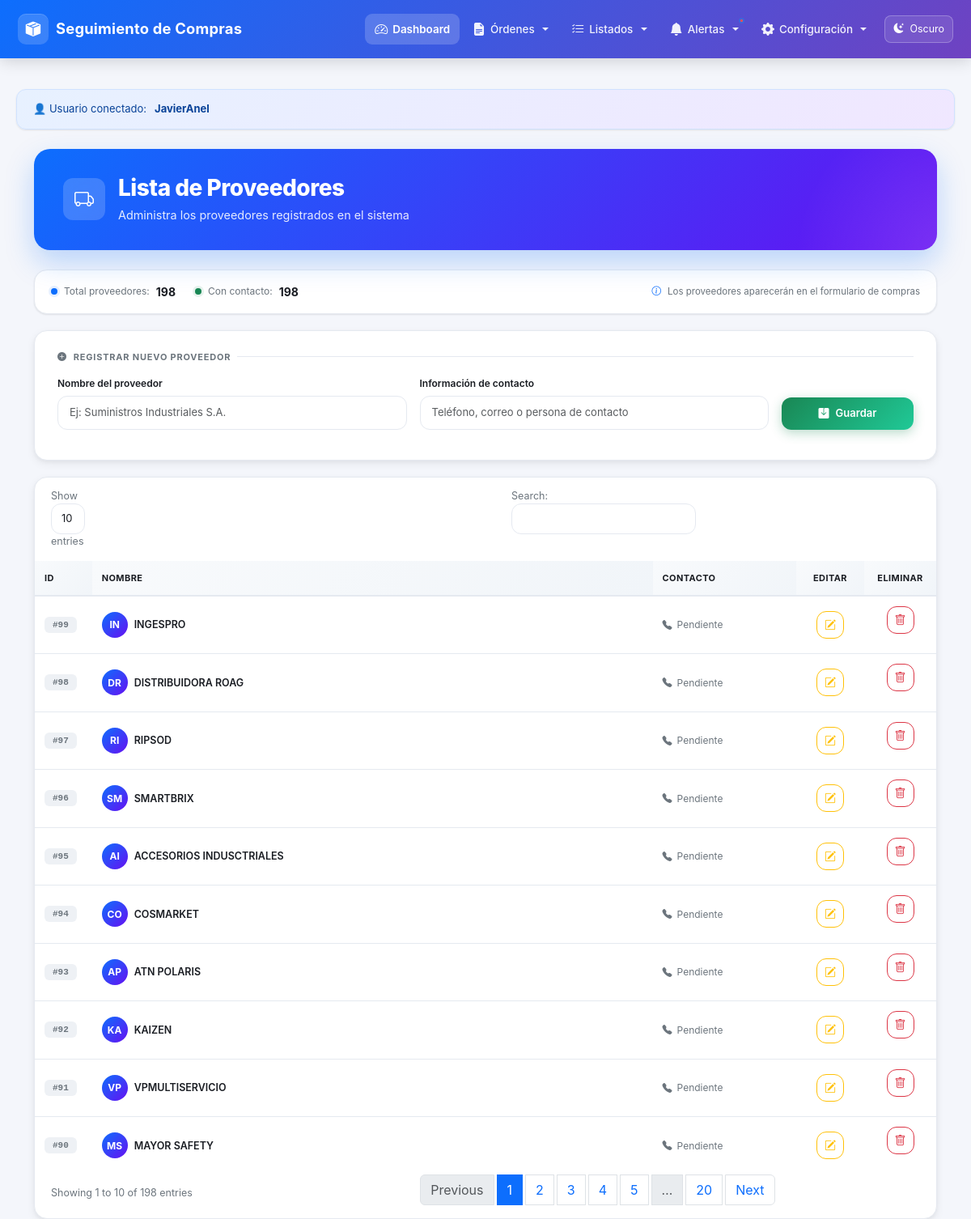
Page /view/proveedores.php (signed in) on the committed database.
### tables this page shows
CREATE TABLE `proveedores` (
  `id` int(11) NOT NULL AUTO_INCREMENT,
  `nombre` varchar(255) NOT NULL,
  `contacto` varchar(255) NOT NULL,
  PRIMARY KEY (`id`)
);

### view/proveedores.php (the view, shortened to what this page needs)
<?php
echo '<div class="user-banner">
    👤 Usuario conectado:
    <strong>' . htmlspecialchars($_SESSION['nombre']) . '</strong>
</div>';
include '../php/conexion.php';
$resultado = $con->query("SELECT * FROM proveedores");
$total_proveedores = 0;
$res_count = $con->query("SELECT COUNT(*) AS total FROM proveedores");
if ($res_count) $total_proveedores = (int)($res_count->fetch_assoc()['total'] ?? 0);
$total_con_contacto = 0;
$res_contacto = $con->query("SELECT COUNT(*) AS total FROM proveedores WHERE contacto IS NOT NULL AND contacto <> ''");
if ($res_contacto) $total_con_contacto = (int)($res_contacto->fetch_assoc()['total'] ?? 0);
?>
<?php include '../includes/navbar.php' ?>
<div class="container main-content mt-4">
    <div class="page-header animate-in">
        <div class="d-flex align-items-center gap-3">
            <div class="header-icon">
                <i class="bi bi-truck"></i>
            </div>
            <div>
                <h2>Lista de Proveedores</h2>
                <p class="subtitle mb-0">
                    Administra los proveedores registrados en el sistema
                </p>
            </div>
        </div>
    </div>
    <div class="action-bar animate-in delay-1">
        <div class="stats">
            <div class="stat-item">
                <span class="stat-dot"></span>
                <span>Total proveedores:</span>
                <strong><?= $total_proveedores ?></strong>
            </div>
            <div class="stat-item">
                <span class="stat-dot green"></span>
                <span>Con contacto:</span>
                <strong><?= $total_con_contacto ?></strong>
            </div>
        </div>
        <div class="stat-item" style="font-size: 11.5px;">
            <i class="bi bi-info-circle text-primary"></i>
            <span>Los proveedores aparecerán en el formulario de compras</span>
        </div>
    </div>
    <div class="form-card animate-in delay-2">
        <div class="form-card-title">
            <i class="bi bi-plus-circle-fill"></i> Registrar nuevo proveedor
        </div>
        <form method="POST">
            <div class="row g-3 align-items-end">
                <div class="col-md-5">
                    <label class="form-label">Nombre del proveedor</label>
                    <input type="text" class="form-control" name="nombre_proveedor"
                           placeholder="Ej: Suministros Industriales S.A." required>
                </div>
                <div class="col-md-5">
                    <label class="form-label">Información de contacto</label>
                    <input type="text" class="form-control" name="contacto"
                           placeholder="Teléfono, correo o persona de contacto" required>
                </div>
                <div class="col-md-2">
                    <button type="submit" class="btn-save">
                        <i class="bi bi-save-fill"></i>
                        Guardar
                    </button>
                </div>
            </div>
        </form>
    </div>
    <div class="table-wrapper animate-in delay-3">
        <div class="table-responsive">
            <table class="table table-modern table-hover align-middle" id="tablaProveedores">
                <thead>
                    <tr>
                        <th style="width: 80px;">ID</th>
                        <th>Nombre</th>
                        <th>Contacto</th>
                        <th class="text-center" style="width: 100px;">Editar</th>
                        <th class="text-center" style="width: 100px;">Eliminar</th>
                    </tr>
                </thead>
                <tbody>
                    <?php if ($resultado && $resultado->num_rows > 0): ?>
                        <?php while ($fila = $resultado->fetch_assoc()): ?>
                            <?php
                            $partes = preg_split('/\s+/', trim($fila['nombre']));
                            $iniciales = '';
                            if (count($partes) >= 2) {
                                $iniciales = mb_substr($partes[0], 0, 1) . mb_substr($partes[1], 0, 1);
                            } elseif (count($partes) === 1 && strlen($partes[0]) > 0) {
                                $iniciales = mb_substr($partes[0], 0, 2);
                            }
                            $iniciales = mb_strtoupper($iniciales);
                            ?>
                            <tr>
                                <td>
                                    <span class="badge-id">#<?= htmlspecialchars($fila['id']) ?></span>
                                </td>
                                <td>
                                    <div class="proveedor-name">
                                        <span class="proveedor-avatar"><?= htmlspecialchars($iniciales) ?></span>
                                        <span><?= htmlspecialchars($fila['nombre']) ?></span>
                                    </div>
                                </td>
                                <td>
                                    <span class="contacto-cell">
                                        <i class="bi bi-telephone-fill"></i>
                                        <?= htmlspecialchars($fila['contacto']) ?>
                                    </span>
                                </td>
                                <td class="text-center">
                                    <button class="btn btn-sm btn-outline-warning btn-action btnEditar"
                                            title="Editar"
                                            data-id="<?= htmlspecialchars($fila['id']) ?>"
                                            data-nombre="<?= htmlspecialchars($fila['nombre']) ?>"
                                            data-contacto="<?= htmlspecialchars($fila['contacto']) ?>">
                                        <i class="bi bi-pencil-square"></i>
                                    </button>
                                </td>
                                <td class="text-center">
                                    <form method="POST" onsubmit="return confirm('¿Estás seguro de eliminar este proveedor?');" style="display:inline-block;">
                                        <button type="submit" class="btn btn-sm btn-outline-danger btn-action" title="Eliminar">
                                            <i class="bi bi-trash"></i>
                                        </button>
                                    </form>
                                </td>
                            </tr>
                        <?php endwhile; ?>
                    <?php endif; ?>
                </tbody>
            </table>
        </div>
    </div>
</div>
<?php include '../includes/footer.php' ?>
</body>
</html>

### includes/navbar.php (style rules this page uses)
:root { --navbar-primary: #0d6efd; --navbar-secondary: #6f42c1; --navbar-hover: rgba(255, 255, 255, 0.12); --navbar-active: rgba(255, 255, 255, 0.18); --body-bg: #f5f7fb; }
body { font-family: 'Poppins', sans-serif; background-color: var(--body-bg); padding-top: 78px; font-size: 13px; transition: background-color 0.3s ease, color 0.3s ease; }

### rows in the picture
proveedores: id "90", nombre "MS", nombre "MAYOR SAFETY", contacto "Pendiente"
proveedores: id "91", nombre "VP", nombre "VPMULTISERVICIO", contacto "Pendiente"
proveedores: id "92", nombre "KA", nombre "KAIZEN", contacto "Pendiente"
proveedores: id "93", nombre "AP", nombre "ATN POLARIS", contacto "Pendiente"
proveedores: id "94", nombre "CO", nombre "COSMARKET", contacto "Pendiente"
proveedores: id "95", nombre "AI", nombre "ACCESORIOS INDUSCTRIALES", contacto "Pendiente"
proveedores: id "96", nombre "SM", nombre "SMARTBRIX", contacto "Pendiente"
proveedores: id "97", nombre "RI", nombre "RIPSOD", contacto "Pendiente"
proveedores: id "98", nombre "DR", nombre "DISTRIBUIDORA ROAG", contacto "Pendiente"
proveedores: id "99", nombre "IN", nombre "INGESPRO", contacto "Pendiente"

### other values in the picture
$_SESSION['nombre'] "JavierAnel"
$total_proveedores "198"
$total_con_contacto "198"
